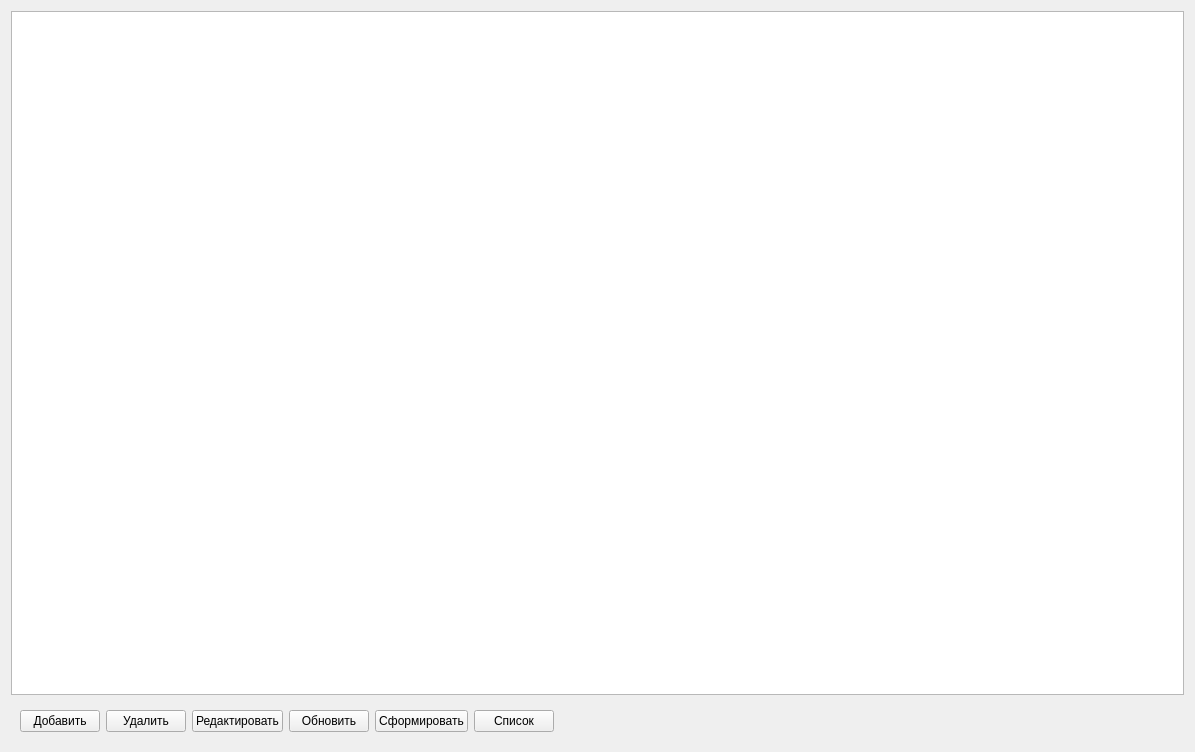
<?xml version="1.0" encoding="UTF-8"?>
<ui version="4.0">
 <class>FZapr</class>
 <widget class="QWidget" name="FZapr">
  <property name="windowModality">
   <enum>Qt::ApplicationModal</enum>
  </property>
  <property name="geometry">
   <rect>
    <x>0</x>
    <y>0</y>
    <width>1195</width>
    <height>752</height>
   </rect>
  </property>
  <property name="windowTitle">
   <string>Список запросов</string>
  </property>
  <property name="windowIcon">
   <iconset resource="res.qrc">
    <normaloff>:/res/Table.png</normaloff>:/res/Table.png</iconset>
  </property>
  <layout class="QGridLayout" name="gridLayout">
   <item row="0" column="0">
    <widget class="QTableView" name="tableView"/>
   </item>
   <item row="1" column="0">
    <widget class="QFrame" name="frame">
     <property name="frameShape">
      <enum>QFrame::NoFrame</enum>
     </property>
     <property name="frameShadow">
      <enum>QFrame::Raised</enum>
     </property>
     <layout class="QHBoxLayout" name="horizontalLayout">
      <item>
       <widget class="QPushButton" name="btnAdd">
        <property name="text">
         <string>Добавить</string>
        </property>
        <property name="icon">
         <iconset resource="res.qrc">
          <normaloff>:/res/Create.png</normaloff>:/res/Create.png</iconset>
        </property>
        <property name="iconSize">
         <size>
          <width>32</width>
          <height>32</height>
         </size>
        </property>
       </widget>
      </item>
      <item>
       <widget class="QPushButton" name="btnDel">
        <property name="text">
         <string>Удалить</string>
        </property>
        <property name="icon">
         <iconset resource="res.qrc">
          <normaloff>:/res/Delete.png</normaloff>:/res/Delete.png</iconset>
        </property>
        <property name="iconSize">
         <size>
          <width>32</width>
          <height>32</height>
         </size>
        </property>
       </widget>
      </item>
      <item>
       <widget class="QPushButton" name="btnEdit">
        <property name="text">
         <string>Редактировать</string>
        </property>
        <property name="icon">
         <iconset resource="res.qrc">
          <normaloff>:/res/Modify.png</normaloff>:/res/Modify.png</iconset>
        </property>
        <property name="iconSize">
         <size>
          <width>32</width>
          <height>32</height>
         </size>
        </property>
       </widget>
      </item>
      <item>
       <widget class="QPushButton" name="btnRefresh">
        <property name="text">
         <string>Обновить</string>
        </property>
        <property name="icon">
         <iconset resource="res.qrc">
          <normaloff>:/res/Refresh.png</normaloff>:/res/Refresh.png</iconset>
        </property>
        <property name="iconSize">
         <size>
          <width>32</width>
          <height>32</height>
         </size>
        </property>
       </widget>
      </item>
      <item>
       <widget class="QPushButton" name="btnForm">
        <property name="text">
         <string>Сформировать</string>
        </property>
        <property name="icon">
         <iconset resource="res.qrc">
          <normaloff>:/res/1/table_analysis.png</normaloff>:/res/1/table_analysis.png</iconset>
        </property>
        <property name="iconSize">
         <size>
          <width>32</width>
          <height>32</height>
         </size>
        </property>
       </widget>
      </item>
      <item>
       <widget class="QPushButton" name="btnSpis">
        <property name="text">
         <string>Список</string>
        </property>
        <property name="icon">
         <iconset resource="res.qrc">
          <normaloff>:/res/1/table_layout_grand_totals.png</normaloff>:/res/1/table_layout_grand_totals.png</iconset>
        </property>
        <property name="iconSize">
         <size>
          <width>32</width>
          <height>32</height>
         </size>
        </property>
       </widget>
      </item>
      <item>
       <spacer name="horizontalSpacer">
        <property name="orientation">
         <enum>Qt::Horizontal</enum>
        </property>
        <property name="sizeHint" stdset="0">
         <size>
          <width>697</width>
          <height>20</height>
         </size>
        </property>
       </spacer>
      </item>
     </layout>
    </widget>
   </item>
  </layout>
 </widget>
 <resources>
  <include location="res.qrc"/>
 </resources>
 <connections/>
</ui>
